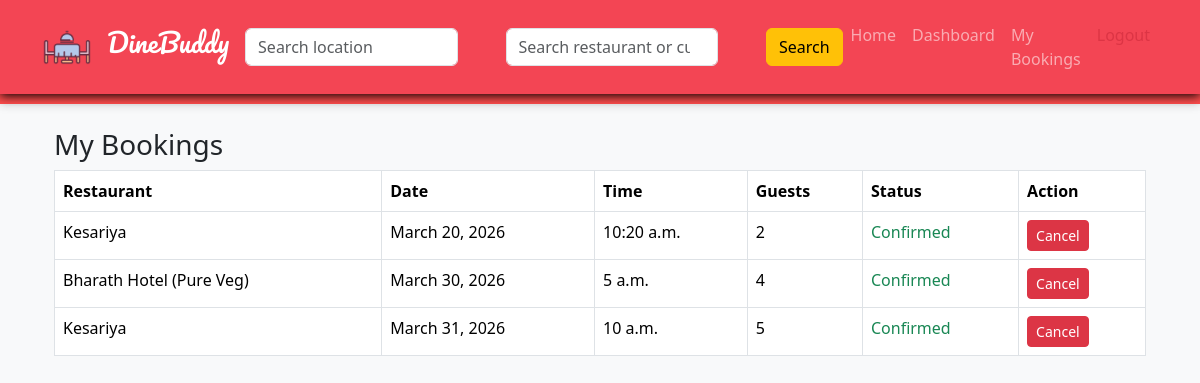
/bookings/my-bookings/ (signed in), run on the app's committed database.
### restaurant_app/models.py (models this page shows, shortened)
class Booking(models.Model):
    user = models.ForeignKey(User,on_delete=models.CASCADE)
    restaurant = models.ForeignKey(Restaurant,on_delete=models.CASCADE)
    table = models.ForeignKey(Table,on_delete=models.CASCADE, null=True, blank=True)
    timeslot = models.ForeignKey(TimeSlot,on_delete=models.CASCADE, null=True, blank=True)
    date = models.DateField()
    guests = models.IntegerField()
    status = models.CharField(max_length=20,default="confirmed")
    created_at = models.DateTimeField(auto_now_add=True)

class Restaurant(models.Model):
    owner = models.ForeignKey(User,on_delete=models.CASCADE)
    name = models.CharField(max_length=200)
    location = models.CharField(max_length=200)
    cuisine = models.CharField(max_length=200)
    image = models.ImageField(upload_to='restaurant_images/')
    description = models.TextField()
    opening_time = models.TimeField()
    closing_time = models.TimeField()
    slot_duration = models.IntegerField(default=15)

class TimeSlot(models.Model):
    restaurant = models.ForeignKey(Restaurant,on_delete=models.CASCADE)
    meal_type = models.CharField(max_length=20)
    time = models.TimeField(null=True, blank=True)
    start_time = models.TimeField(null=True, blank=True)
    end_time = models.TimeField(null=True, blank=True)

### bookings_app/views.py (the view)
# urls.py: path('my-bookings/',my_bookings,name="my_bookings"),
@login_required
def my_bookings(request):
    bookings = Booking.objects.filter(user=request.user)
    return render(request,'customer/my_bookings.html',{
        'bookings':bookings
    })

### templates/customer/my_bookings.html
{% extends 'base.html' %}
{% block content %}
<div class="container mt-4">
<h3>My Bookings</h3>
<table class="table table-bordered">
<tr>
<th>Restaurant</th>
<th>Date</th>
<th>Time</th>
<th>Guests</th>
<th>Status</th>
<th>Action</th>
</tr>
{% for booking in bookings %}
<tr>
<td>{{ booking.restaurant.name }}</td>
<td>{{ booking.date }}</td>
<td>{{ booking.timeslot.time }}</td>
<td>{{ booking.guests }}</td>
<td>
    {% if booking.status == "cancelled" %}
        <span class="text-danger">Cancelled</span>
    {% else %}
        <span class="text-success">Confirmed</span>
    {% endif %}
</td>
<td>
    <a href="{% url 'cancel_booking' booking.id %}"
    {% if booking.status != "cancelled" %}
       class="btn btn-danger btn-sm"
       onclick="return confirm('Are you sure you want to cancel this booking?');">
        Cancel
    </a>
    {% else %}
        <span class="text-muted">-</span>
    {% endif %}
</td>
</tr>
{% endfor %}
</table>
</div>
{% endblock %}

### static/css/style.css (style rules this page uses)
body { padding-top: 80px; background-color: #f8f9fa; }

### static/css/base.css (style rules this page uses)
body { padding-top: 80px; }

### data on the page
Booking: restaurant.name "Kesariya", date "March 20, 2026", timeslot.time "10:20 a.m.", guests "2", status "Confirmed"
Booking: restaurant.name "Bharath Hotel (Pure Veg)", date "March 30, 2026", timeslot.time "5 a.m.", guests "4", status "Confirmed"
Booking: restaurant.name "Kesariya", date "March 31, 2026", timeslot.time "10 a.m.", guests "5", status "Confirmed"
